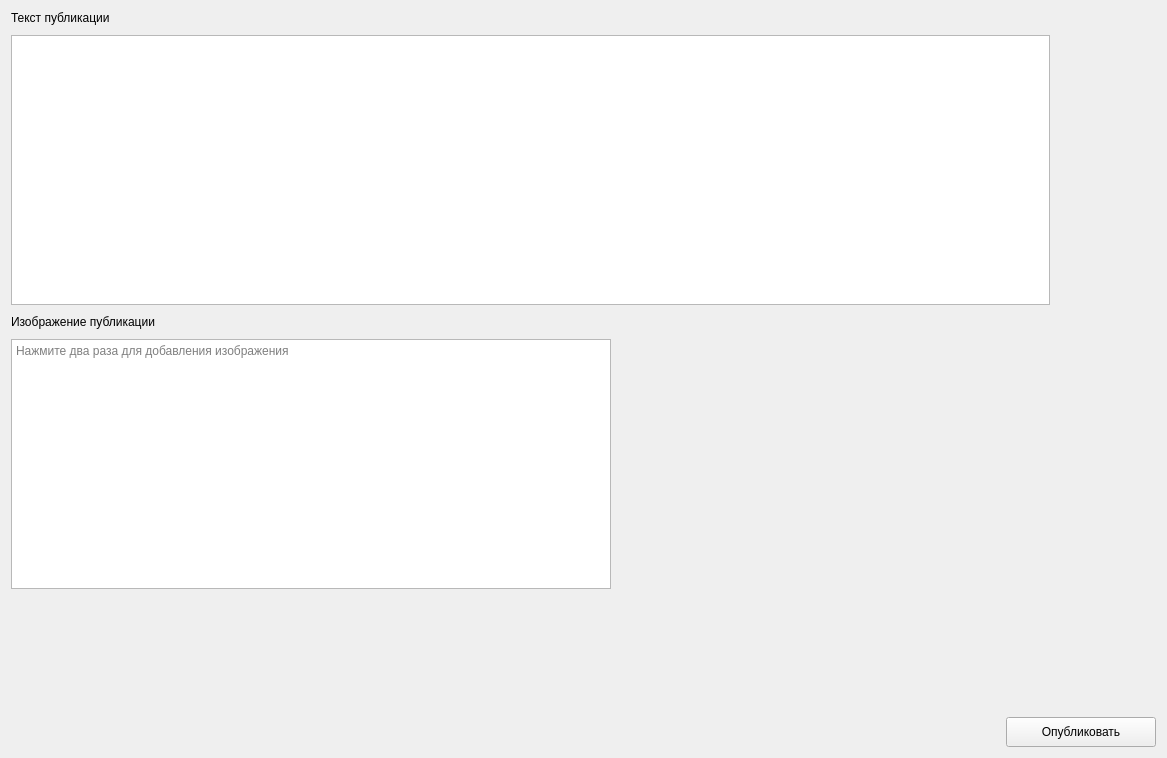
          <widget class="QWidget" name="pageSocialNetwork">
           <layout class="QGridLayout" name="gridLayout_46">
            <item row="0" column="0">
             <layout class="QVBoxLayout" name="verticalLayout_10">
              <property name="spacing">
               <number>10</number>
              </property>
              <item>
               <widget class="QLabel" name="label_6">
                <property name="text">
                 <string>Текст публикации</string>
                </property>
               </widget>
              </item>
              <item>
               <widget class="QTextEdit" name="postEdit">
                <property name="sizePolicy">
                 <sizepolicy hsizetype="Expanding" vsizetype="Fixed">
                  <horstretch>0</horstretch>
                  <verstretch>0</verstretch>
                 </sizepolicy>
                </property>
                <property name="minimumSize">
                 <size>
                  <width>0</width>
                  <height>270</height>
                 </size>
                </property>
                <property name="maximumSize">
                 <size>
                  <width>16777215</width>
                  <height>270</height>
                 </size>
                </property>
                <property name="placeholderText">
                 <string/>
                </property>
               </widget>
              </item>
              <item>
               <widget class="QLabel" name="label_85">
                <property name="sizePolicy">
                 <sizepolicy hsizetype="Preferred" vsizetype="Preferred">
                  <horstretch>0</horstretch>
                  <verstretch>0</verstretch>
                 </sizepolicy>
                </property>
                <property name="text">
                 <string>Изображение публикации</string>
                </property>
               </widget>
              </item>
              <item>
               <widget class="QTextEdit" name="imagePost">
                <property name="sizePolicy">
                 <sizepolicy hsizetype="Expanding" vsizetype="Fixed">
                  <horstretch>0</horstretch>
                  <verstretch>0</verstretch>
                 </sizepolicy>
                </property>
                <property name="minimumSize">
                 <size>
                  <width>600</width>
                  <height>250</height>
                 </size>
                </property>
                <property name="maximumSize">
                 <size>
                  <width>600</width>
                  <height>250</height>
                 </size>
                </property>
                <property name="readOnly">
                 <bool>true</bool>
                </property>
                <property name="placeholderText">
                 <string>Нажмите два раза для добавления изображения</string>
                </property>
               </widget>
              </item>
             </layout>
            </item>
            <item row="0" column="1">
             <spacer name="horizontalSpacer_45">
              <property name="orientation">
               <enum>Qt::Horizontal</enum>
              </property>
              <property name="sizeType">
               <enum>QSizePolicy::Fixed</enum>
              </property>
              <property name="sizeHint" stdset="0">
               <size>
                <width>100</width>
                <height>20</height>
               </size>
              </property>
             </spacer>
            </item>
            <item row="1" column="0">
             <spacer name="verticalSpacer_28">
              <property name="orientation">
               <enum>Qt::Vertical</enum>
              </property>
              <property name="sizeHint" stdset="0">
               <size>
                <width>20</width>
                <height>122</height>
               </size>
              </property>
             </spacer>
            </item>
            <item row="2" column="0" colspan="2">
             <widget class="QWidget" name="widget_29" native="true">
              <layout class="QGridLayout" name="gridLayout_45">
               <property name="leftMargin">
                <number>0</number>
               </property>
               <property name="topMargin">
                <number>0</number>
               </property>
               <property name="rightMargin">
                <number>0</number>
               </property>
               <property name="bottomMargin">
                <number>0</number>
               </property>
               <property name="spacing">
                <number>0</number>
               </property>
               <item row="0" column="0">
                <spacer name="horizontalSpacer_44">
                 <property name="orientation">
                  <enum>Qt::Horizontal</enum>
                 </property>
                 <property name="sizeHint" stdset="0">
                  <size>
                   <width>995</width>
                   <height>20</height>
                  </size>
                 </property>
                </spacer>
               </item>
               <item row="0" column="1">
                <widget class="QPushButton" name="publishBtn">
                 <property name="minimumSize">
                  <size>
                   <width>150</width>
                   <height>30</height>
                  </size>
                 </property>
                 <property name="maximumSize">
                  <size>
                   <width>150</width>
                   <height>30</height>
                  </size>
                 </property>
                 <property name="text">
                  <string>Опубликовать</string>
                 </property>
                 <property name="icon">
                  <iconset resource="resource.qrc">
                   <normaloff>:/icon/icon/free-icon-check-mark-8370918.png</normaloff>:/icon/icon/free-icon-check-mark-8370918.png</iconset>
                 </property>
                 <property name="iconSize">
                  <size>
                   <width>20</width>
                   <height>20</height>
                  </size>
                 </property>
                </widget>
               </item>
              </layout>
             </widget>
            </item>
           </layout>
          </widget>
